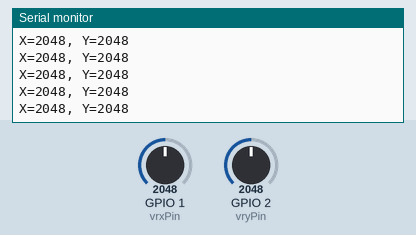
Recording of a sketch running on a simulated ESP32. Parts: the last lines printed to the serial monitor. The inputs (shaded band) are chosen by the test bench; at power-on: GPIO 1 (vrxPin) = 2048, GPIO 2 (vryPin) = 2048 (analog values on the 0–4095 scale).

Above: at 1.2 s.
1.3 s: GPIO 1 (vrxPin) set to 1040
At 1.31 s:
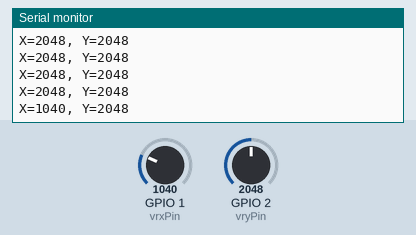
2.8 s: GPIO 1 (vrxPin) set to 968
At 2.81 s:
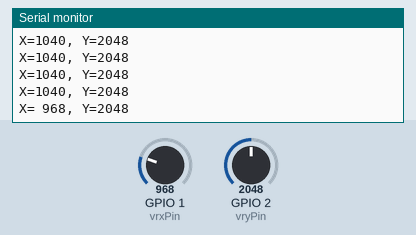
4.7 s: GPIO 2 (vryPin) set to 1055
At 4.72 s:
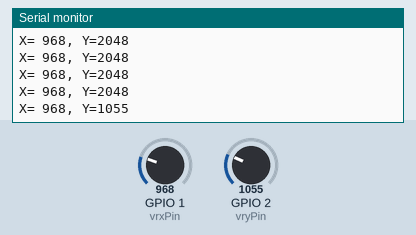
6.2 s: GPIO 2 (vryPin) set to 951
At 6.23 s:
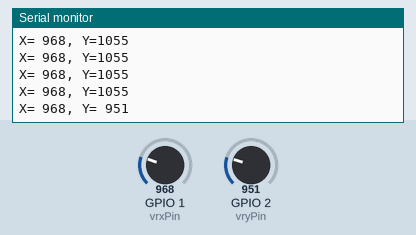
10.0 s: GPIO 2 (vryPin) set to 105
At 10.04 s:
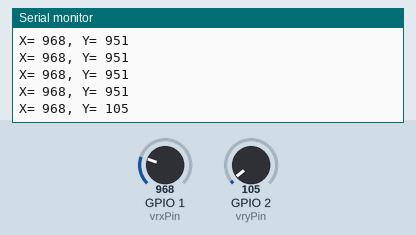
11.5 s: GPIO 2 (vryPin) set to 93
At 11.54 s:
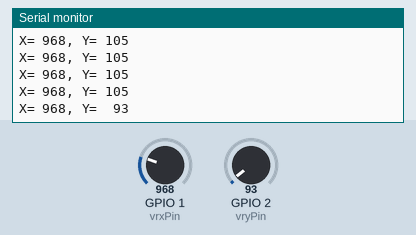

Measured:
- the behaviour switches between 1000 and 999 on GPIO 1 (vrxPin) (found by bisection; images 1 and 2)
- the behaviour switches between 1000 and 999 on GPIO 2 (vryPin) (found by bisection; images 3 and 4)
- the behaviour switches between 100 and 99 on GPIO 2 (vryPin) (found by bisection; images 5 and 6)
- after the input at 1.3 s, the serial monitor: prints a new line at once (image 1)
- after the input at 2.8 s, the serial monitor: prints a new line at once (image 2)
- after the input at 4.7 s, the serial monitor: prints a new line at once (image 3)
- after the input at 6.2 s, the serial monitor: prints a new line at once (image 4)
- after the input at 10.0 s, the serial monitor: prints a new line at once (image 5)
- after the input at 11.5 s, the serial monitor: prints a new line at once (image 6)

The sketch:

joystick.ino
```cpp
// 定義腳位
const int vrxPin = 1;   // ADC1_CHANNEL_0 => GPIO1
const int vryPin = 2;   // ADC1_CHANNEL_1 => GPIO2
// const int swPin  = 3;   // 數位輸入腳位

void setup() {
  Serial.begin(115200);
  // pinMode(swPin, INPUT_PULLUP);      // 按鈕通常接地，使用內部上拉
  analogReadResolution(12);                // 12 位元解析度 (0~4095)
  analogSetAttenuation(ADC_11db);     // 量測範圍 0~950 mV，如需更高請改 ADC_11db
}

void loop() {
  int x = analogRead(vrxPin);
  int y = analogRead(vryPin);
  // int sw = digitalRead(swPin);

  Serial.printf("X=%4d, Y=%4d\n", x, y);
  //Serial.printf("X=%4d, Y=%4d, SW=%d\n", x, y, sw==LOW ? 0 : 1);

  delay(100);
}
```
